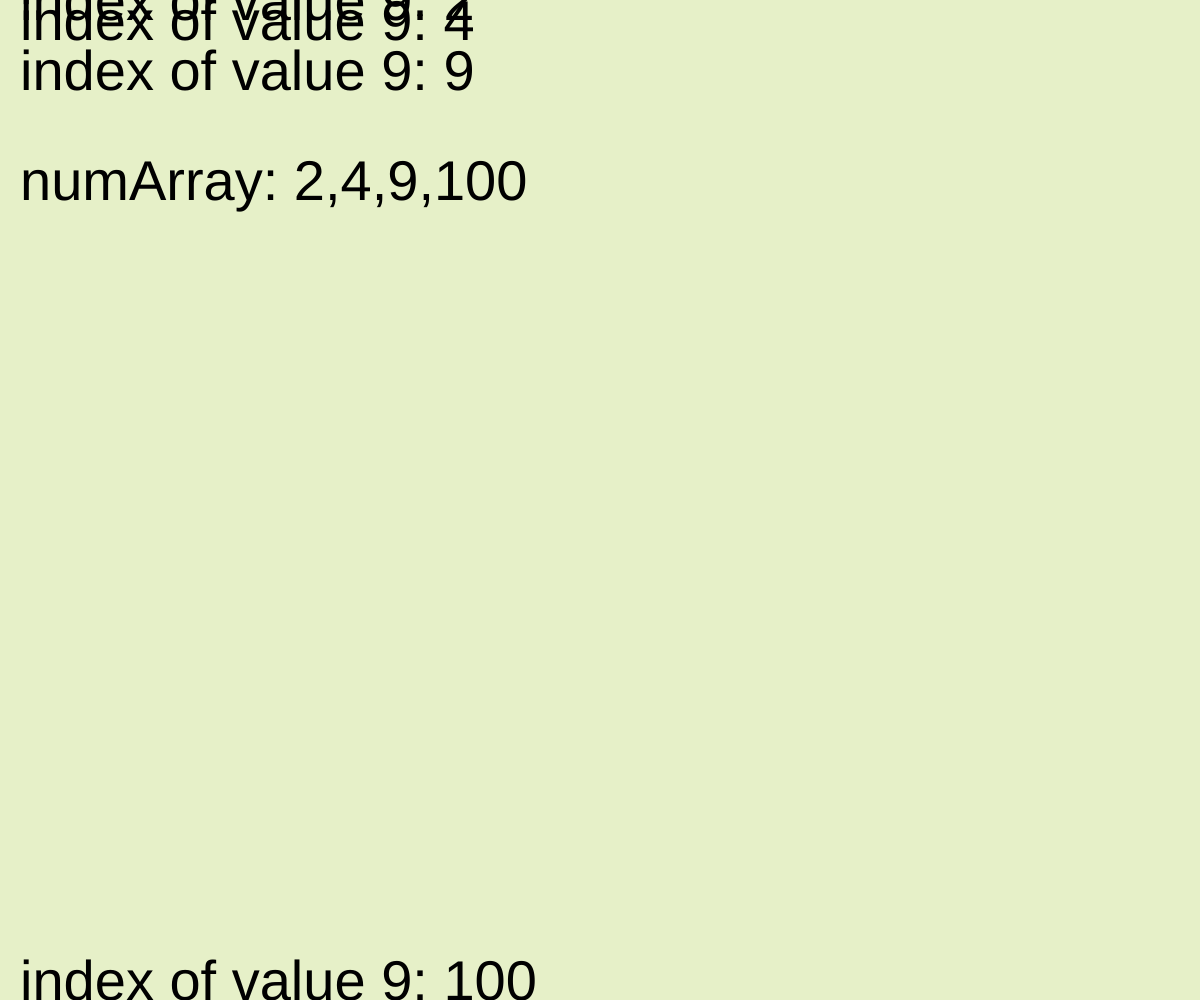
Frame 1 (no input)
Frame 60 (no input): identical to frame 1, image omitted
Frame 120 (the mouse pressed at the canvas centre since frame 60): identical to frame 1, image omitted

The p5.js sketch that drew this single still picture (run headless with seeded random() and noise() and a simulated clock; from frame 60 on, the mouse is pressed at the canvas centre):

// p5.js sketch
// ── sketch.js

// create an empty array
var myArray = [];

// create a filled, array
// in this case, we have placed in integers
var numArray = [2, 4, 9, 100];

var bg_color;

function setup() {
    createCanvas(windowWidth,windowHeight);
    bg_color = color(230, 240, 200);
    background(bg_color);

    textSize(56);
     numArray.find(function(index, value){
         text("index of value 9: " + index, 20, index*10);
     });
    text("numArray: " + numArray, 20, 200);
}

function draw() {

}
